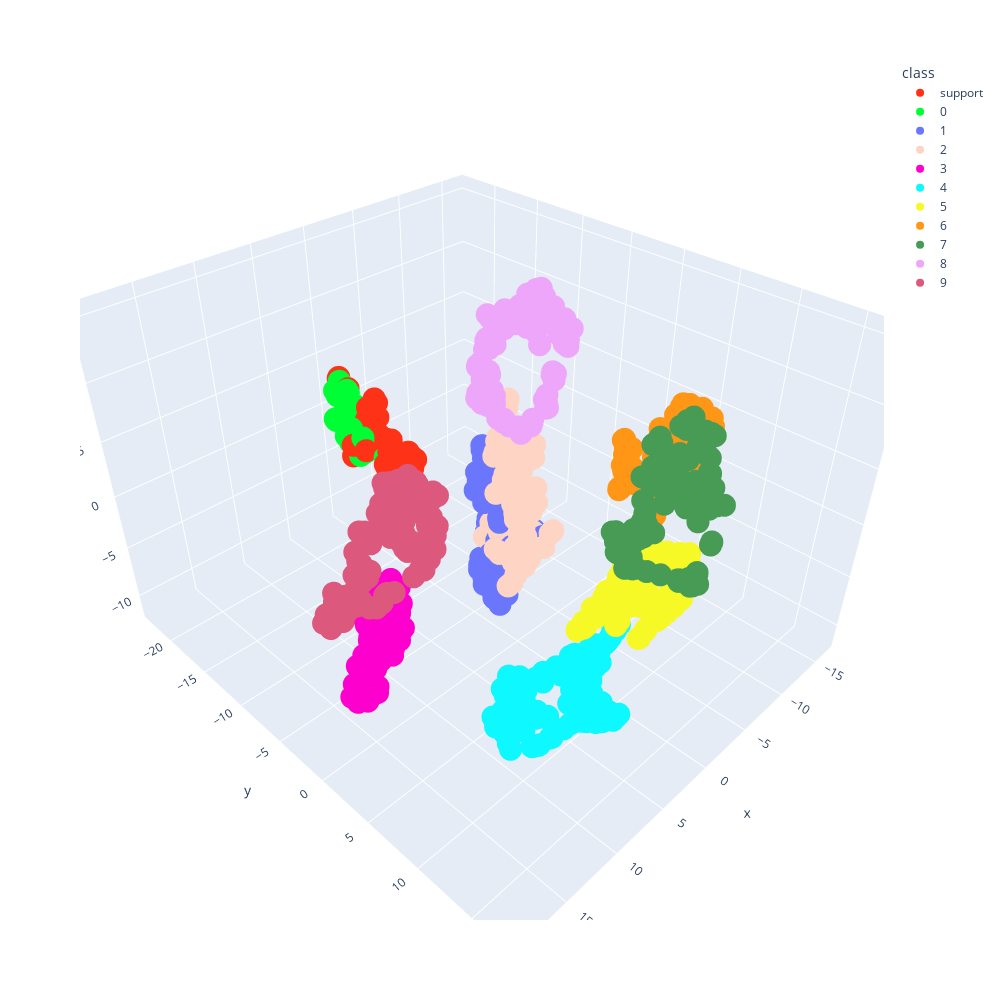

Notebook source saved alongside this figure:
### Code cell
tsne_embeddings = TSNE(n_components=3, learning_rate="auto", init="random", perplexity=20).fit_transform(
    np.concatenate([support_group, *[query_groups[i] for i in range(10)]])
)
tsne_embeddings = pd.DataFrame(tsne_embeddings, columns=["x", "y", "z"])
tsne_embeddings["class"] = np.concatenate(
    [
        len(support_group) * ["support"],
        *[len(query_groups[i]) * [i] for i in range(10)],
    ]
)

fig = px.scatter_3d(
    tsne_embeddings,
    x="x",
    y="y",
    z="z",
    color="class",
    width=1000,
    height=1000,
    color_discrete_sequence=px.colors.qualitative.Light24,
)
fig.show()
